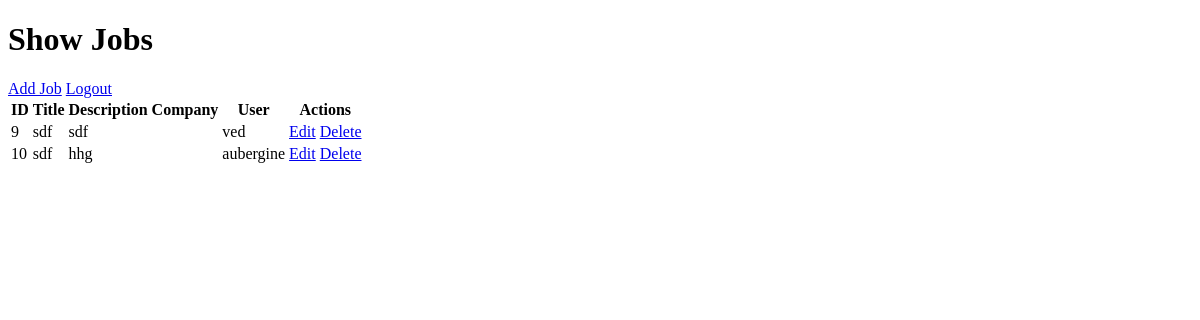
The page /job/show/ on the database as committed earlier.
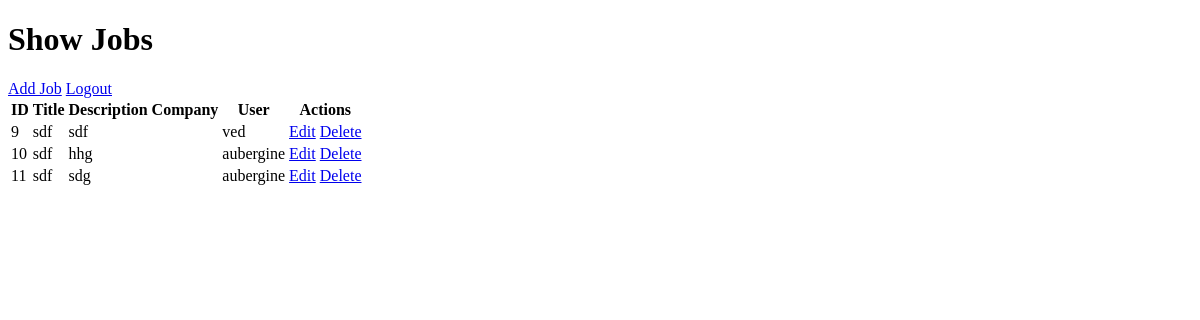
The same page on the database as committed later.
### job/models.py (models this page shows)
class Job(models.Model):
    user = models.ForeignKey(User, on_delete=models.CASCADE)  # Each job is associated with a user
    title = models.CharField(max_length=100)
    description = models.TextField()
    location = models.CharField(max_length=100)
    salary = models.DecimalField(max_digits=10, decimal_places=2)
    job_type = models.CharField(max_length=100)

### job/views.py (the view)
# urls.py: path('show/', show, name='show'),
def show(request):
    jobs = Job.objects.all()
    return render(request, "job/show.html", {'jobs': jobs})

### templates/job/show.html (shortened to what this page needs)
<!DOCTYPE html>
<html lang="en">
<head>
</head>
<body>
    <h1>Show Jobs</h1>
    <a href="{% url 'create' %}">Add Job</a>
    <a href="{% url 'logout' %}">Logout</a>
    <table>
        <tr>
            <th>ID</th>
            <th>Title</th>
            <th>Description</th>
            <th>Company</th>
            <th>User</th>
            <th>Actions</th>
        </tr>
        {% for job in jobs %}
        <tr>
            <td>{{ job.id }}</td>
            <td>{{ job.title }}</td>
            <td>{{ job.description }}</td>
            <td>{{ job.company.name }}</td>
            <td>{{ job.user.username }}</td>
            <td>
                <a href="{% url 'update' job.id %}">Edit</a>
                <a href="{% url 'delete' job.id %}">Delete</a>
            </td>
        </tr>
        {% endfor %}
    </table>
</body>
</html>

Rows that differ between the two databases and show on the page:
added Job: id "11", title "sdf", description "sdg", user.username "aubergine"
